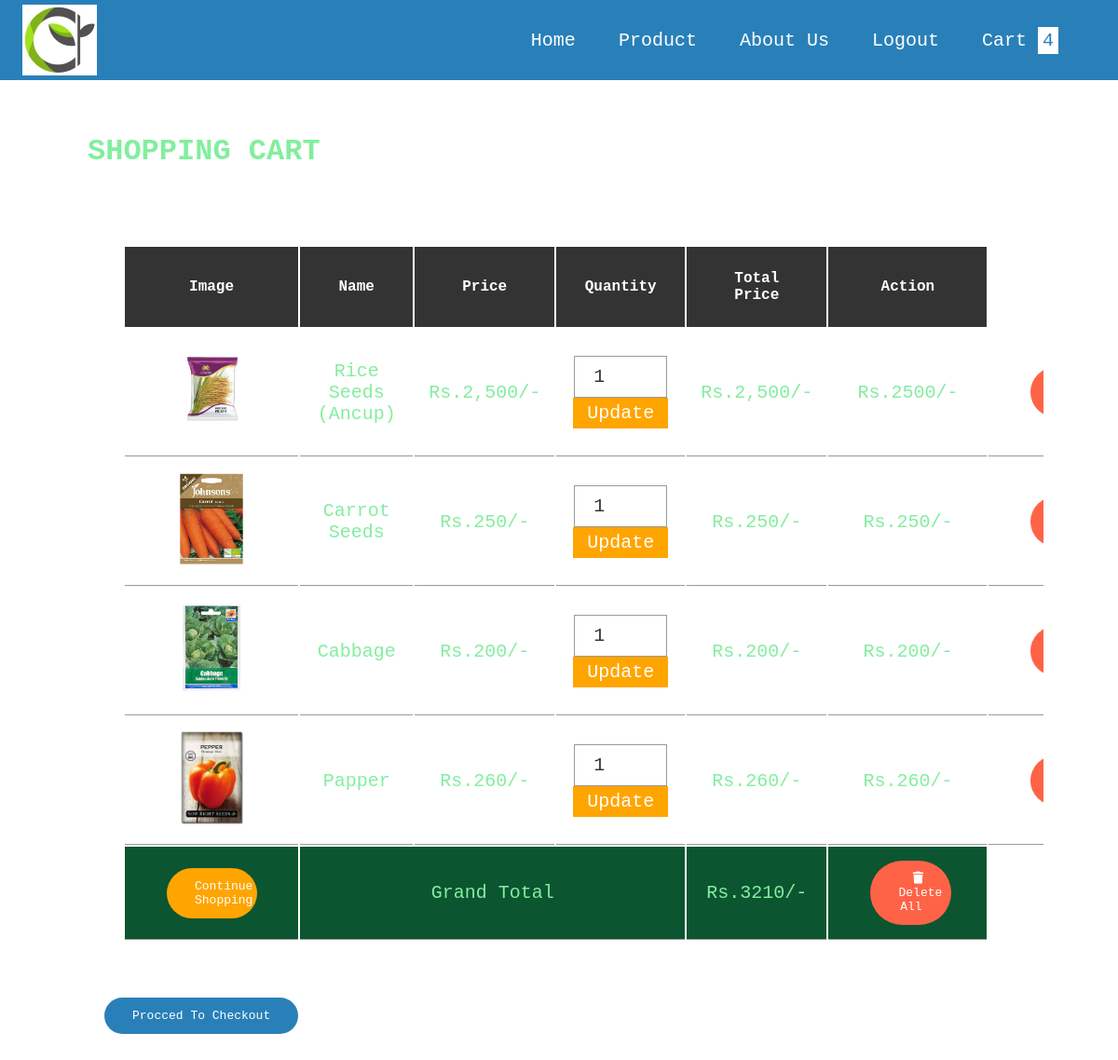
/AgroPro/cart.php, run on the app's committed database.
### tables this page shows
CREATE TABLE `cart` (
  `id` int(255) NOT NULL,
  `name` varchar(255) NOT NULL,
  `price` varchar(255) NOT NULL,
  `image` varchar(255) NOT NULL,
  `quantity` int(255) NOT NULL
);

### AgroPro/cart.php (the view, shortened to what this page needs)
<?php
@include 'config.php';
?>
<!DOCTYPE html>
<html lang="en">
    <head>
       <link rel="stylesheet" type="text/css" href="https://cdnjs.cloudflare.com/ajax/libs/font-awesome/6.4.2/css/all.min.css">
       <link href="style.css" rel="stylesheet">
    </head>
    <body>
    <?php include 'header.php'; ?>
    <div class="container">
        <section class="shopping-cart">
        <h1 class="heading">shopping cart</h1>
        <table class="table">
         <thead>
            <th>image</th>
            <th>name</th>
            <th>price</th>
            <th>quantity</th>
            <th>total price</th>
            <th>action</th>
         </thead>
         <tbody>
            <?php
              $select_cart = mysqli_query($conn, "SELECT * FROM `cart`");
              $grand_total = 0;
              if(mysqli_num_rows($select_cart) > 0){
                  while($fetch_cart = mysqli_fetch_assoc($select_cart)){
            ?>
            <tr>
                <td><img src="uploaded_img/<?php echo $fetch_cart['image']; ?>" height="100" alt=""></td>
                <td><?php echo $fetch_cart['name']; ?></td>
                <td>Rs.<?php echo number_format($fetch_cart['price']); ?>/-</td>
                <td>
                    <form action="" method="post">
                        <input type="number" name="update_quantity" min="1" value="<?php echo $fetch_cart['quantity']; ?>">
                        <input type="submit" value="update" name="update_update_btn">
                    </form>
                </td>
                <td>Rs.<?php echo number_format($fetch_cart['price']); ?>/-</td>
                <td>Rs.<?php echo $sub_total = $fetch_cart['price'] * $fetch_cart['quantity']; ?>/-</td>
                <td><a href="cart.php?remove=<?php echo $fetch_cart['id']; ?>" onclick="return confirm('remove item from cart?')" class="delete-btn"> <i class="fas fa-trash"></i> remove</a></td>
            </tr>
            <?php
                $grand_total += $sub_total;
                   };
                };
            ?>
            <tr class="table-bottom">
                <td><a href="product.php" class="option-btn" style="margin-top: 0;">continue shopping</a></td>
                <td colspan="3">grand total</td>
                <td>Rs.<?php echo $grand_total; ?>/-</td>
                <td><a href="cart.php?delete_all" onclick="return confirm('are you sure you want to delete all?');" class="delete-btn"><i class="fas fa-trash"></i>delete all</a></td>
            </tr>
         </tbody>
        </table>
        <div class="checkout-btn">
             <a href="checkout.php" class="btn <?= ($grand_total > 1)?'': 'disabled'; ?>">Procced to Checkout</a>
        </div>
        </section>
    </div>
    </body>
</html>

### AgroPro/header.php
<header class="header">
<nav>
        <img src="image/LOG.jpg" class="logo">
        <ul>
            <li><a href="homepage.php">Home</a></li>
            <li><a href="product.php">Product</a></li>
            <li><a href="learnmore.php">about us</a></li>
            <li><a href="logout.php">Logout</a></li>
       <?php
       $select_rows = mysqli_query($conn, "SELECT * FROM `cart`") or die('query failed');
       $row_count = mysqli_num_rows($select_rows);
       ?>
            <li><a href="cart.php">Cart <span><?php  echo $row_count;  ?></span></a><li>
        </ul>
       </nav>
</header>

### AgroPro/style.css (style rules this page uses)
:root { --blue:#2980b9; --red:tomato; --orange:orange; --black:#333; --white:#fff; --bg-color:#eee; --box-shadow:0.5rem 1rem rgba(0,0,0,.1); --border:.1rem solid #999; --green: #0df70d55; --ash:#83ee9e; --tback:rgba(122, 221, 130, 0.333); }
* { font-family:'Courier New', Courier, monospace; margin: 0; padding: 0; box-sizing: border-box; outline: none; border: none; text-decoration: none; text-transform: capitalize; }
body { background-image: url('image/img4.jpg'); }
.header { background-color: var(--blue); position: sticky; top: 0; left: 0; z-index: 1000; }
nav { width: 100%; position: absolute; top: 0; left: 0; padding: 5px 2%; display: flex; align-items: center; justify-content: space-between; background-color: var(--blue); }
nav ul li { list-style: none; display: inline-block; margin-left: 40px; }
nav ul li a { text-decoration: none; color: #fffffe; font-size: 20px; font-weight: 250px; }
nav ul li a span { padding: .3rem .5rem; background-color: var(--white); color: var(--blue); font-size: 2rem; }
html { font-size: 62.5%; overflow-x: hidden; }
.container { max-width: 1200px; margin: 0 auto; padding: 80px; }
section { padding: 2px; }
.heading { text-align: center; font-size: 3.5rem; text-transform: uppercase; color: var(--black); margin-bottom: 2rem; margin-top: 5rem; }
.btn, .option-btn, .delete-btn { display: block; width: 62%; text-align: center; background-color: var(--blue); color: var(--white); font-size: small; padding: 1.2rem 3rem; border-radius: 5rem; cursor: pointer; margin-top: 1rem; margin-left: 3rem; }
.option-btn i, .delete-btn i { padding-left: 1.5rem; text-align: center; }
.option-btn { background-color: var(--orange); }
.delete-btn { margin-top: 0; background-color: var(--red); }
.heading { font-size: xx-large; color: var(--ash); padding: 1.2rem; }
.shopping-cart table { padding: 5rem; text-align: center; width: 100%; margin-right: 30px; }
.table thead th { padding: 2.5rem; font-size: medium; color: var(--white); background-color: var(--black); }
.table tr td { border-bottom: var(--border); padding: 1.5rem; font-size: 2rem; color: var(--ash); }
.table input[type="number"] { border: var(--border); padding: 1rem 2rem; font-size: 2rem; color: var(--black); width: 10rem; }
.table input[type="submit"] { padding: .5rem 1.5rem; cursor: pointer; font-size: 2rem; background-color: var(--orange); color: var(--white); }
.table .table-bottom { background-color: #0c5531; }
.shopping-cart .checkout-btn { text-align: center; }
.shopping-cart .checkout-btn a { display: inline-block; width: auto; }
@media (max-width:1200px) { .shopping-cart { overflow-x: scroll; } }
@media (max-width:1200px) { .shopping-cart table { width: 120rem; } }
@media (max-width:1200px) { .shopping-cart .heading { text-align: left; } }
@media (max-width:1200px) { .shopping-cart .checkout-btn { text-align: left; } }

### data on the page
cart: image (picture), name "Rice Seeds (Ancup)", price "2,500", update_quantity "1", $sub_total=$fetch_cart['price']*$fetch_cart['quantity'] "2500"
cart: image (picture), name "Carrot Seeds", price "250", update_quantity "1", $sub_total=$fetch_cart['price']*$fetch_cart['quantity'] "250"
cart: image (picture), name "Cabbage", price "200", update_quantity "1", $sub_total=$fetch_cart['price']*$fetch_cart['quantity'] "200"
cart: image (picture), name "Papper", price "260", update_quantity "1", $sub_total=$fetch_cart['price']*$fetch_cart['quantity'] "260"

### other printed values
$row_count "4"
$grand_total "3210"
